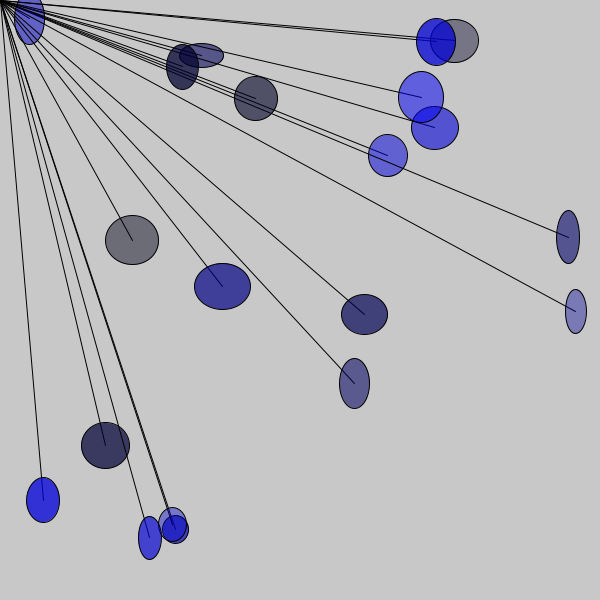
Frame 1 (no input)
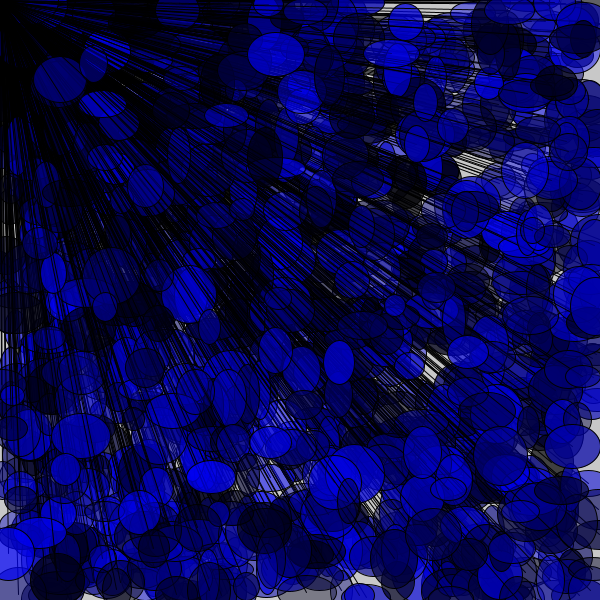
Frame 60 (the mouse pressed at the canvas centre just before this capture)
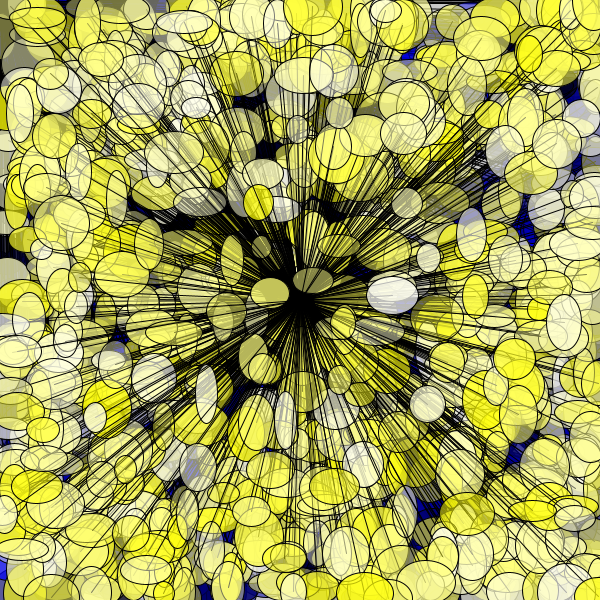
Frame 120 (the mouse held since frame 60 and released just before this capture)

The Processing sketch that drew these frames (run headless with seeded random() and noise(); from frame 60 on, the mouse is pressed at the canvas centre):

// Processing sketch: processing_86593
// ── processing_86593.pde

//Michael Tristan Importico
//Homework 3 - User Input With Mouse
//© 2013 by Michael Tristan Importico. All rights reserved

void setup () {
  size(600, 600);
  background (200);
}

void draw() {
  
  for (int i=0; i<20; i++) {
    float rx = random(0, width);
    float ry = random(0, height);
    line (mouseX, mouseY, rx, ry);
    fill(mouseX*random(0.9, 1.1), mouseY*random(0.9, 1.1), random(0, 255), random(100, 200));
    ellipse (rx, ry, random(20, 60), random(20, 60));
  
  }
}
